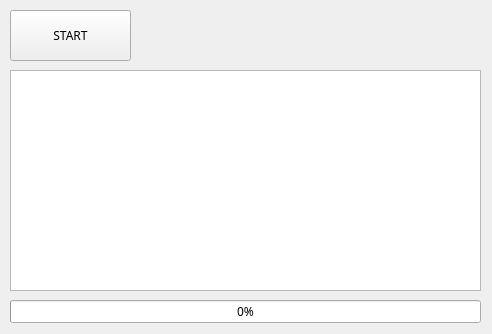
<?xml version="1.0" encoding="UTF-8"?>
<ui version="4.0">
 <class>Form</class>
 <widget class="QWidget" name="Form">
  <property name="geometry">
   <rect>
    <x>0</x>
    <y>0</y>
    <width>492</width>
    <height>334</height>
   </rect>
  </property>
  <property name="windowTitle">
   <string>스레드 테스트</string>
  </property>
  <widget class="QPushButton" name="btnStart">
   <property name="geometry">
    <rect>
     <x>10</x>
     <y>10</y>
     <width>121</width>
     <height>51</height>
    </rect>
   </property>
   <property name="font">
    <font>
     <family>NanumGothic</family>
    </font>
   </property>
   <property name="text">
    <string>START</string>
   </property>
  </widget>
  <widget class="QTextBrowser" name="txbLog">
   <property name="geometry">
    <rect>
     <x>10</x>
     <y>70</y>
     <width>471</width>
     <height>221</height>
    </rect>
   </property>
  </widget>
  <widget class="QProgressBar" name="pgbTask">
   <property name="geometry">
    <rect>
     <x>10</x>
     <y>300</y>
     <width>471</width>
     <height>23</height>
    </rect>
   </property>
   <property name="font">
    <font>
     <family>NanumGothic</family>
    </font>
   </property>
   <property name="value">
    <number>0</number>
   </property>
  </widget>
 </widget>
 <resources/>
 <connections/>
</ui>
